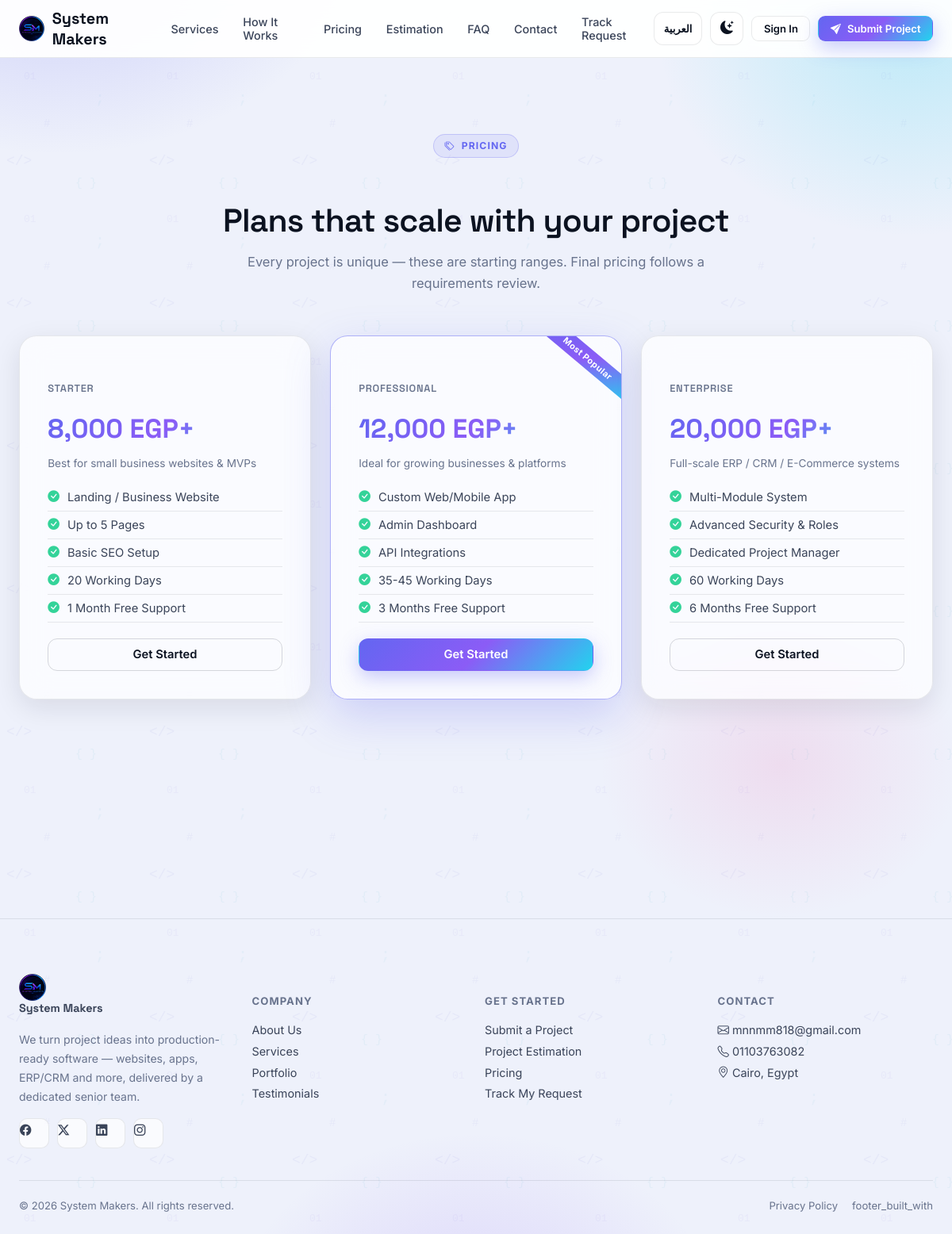
/pricing, run on the app's committed database.
### app/models/content.py (models this page shows, shortened)
class PricingPlan(db.Model):
    __tablename__ = "pricing_plans"
    id = db.Column(db.Integer, primary_key=True)
    name_en = db.Column(db.String(100), nullable=False)
    name_ar = db.Column(db.String(100), nullable=False)
    price_en = db.Column(db.String(50), nullable=False)  # e.g. "8,000 EGP+"
    price_ar = db.Column(db.String(50), nullable=False)  # e.g. "8,000 جنيه+"
    description_en = db.Column(db.String(255))
    description_ar = db.Column(db.String(255))
    features_en = db.Column(db.Text)  # newline separated
    features_ar = db.Column(db.Text)  # newline separated
    is_featured = db.Column(db.Boolean, default=False)
    order = db.Column(db.Integer, default=0)
    is_active = db.Column(db.Boolean, default=True)
    def name(self, lang):
        return self.name_ar if lang == "ar" else self.name_en
    def price(self, lang):
        return self.price_ar if lang == "ar" else self.price_en
    def description(self, lang):
        return self.description_ar if lang == "ar" else self.description_en
    def feature_list(self, lang):
        raw = self.features_ar if lang == "ar" else self.features_en
        return [f.strip() for f in (raw or "").split("\n") if f.strip()]

class SiteSetting(db.Model):
    __tablename__ = "site_settings"
    id = db.Column(db.Integer, primary_key=True)
    key = db.Column(db.String(100), unique=True, nullable=False)
    value = db.Column(db.Text)
    updated_at = db.Column(db.DateTime, default=lambda: datetime.now(timezone.utc),
                            onupdate=lambda: datetime.now(timezone.utc))
    @staticmethod
    def get(key, default=""):
        row = SiteSetting.query.filter_by(key=key).first()
        return row.value if row else default

### app/routes/main.py (the view)
@main_bp.route("/pricing")
def pricing():
    plans = PricingPlan.query.filter_by(is_active=True).order_by(PricingPlan.order).all()
    return render_template("public/pricing.html", plans=plans)

### app/routes/main.py (called while the page is built)
@main_bp.context_processor
def inject_globals():
    return {
        "site_settings": {
            "contact_email": SiteSetting.get("contact_email", current_app.config["PROJECT_MANAGER_EMAIL"]),
            "contact_phone": SiteSetting.get("contact_phone", current_app.config["PROJECT_MANAGER_PHONE"]),
            "contact_address": SiteSetting.get("contact_address", "Cairo, Egypt"),
            "company_name": current_app.config["COMPANY_NAME"],
        }
    }

### app/translations.py (called while the page is built)
def get_translator(lang: str):
    table = TRANSLATIONS.get(lang, TRANSLATIONS["en"])
    fallback = TRANSLATIONS["en"]
    def t(key: str) -> str:
        return table.get(key) or fallback.get(key) or key
    return t

### app/templates/public/pricing.html (shortened to what this page needs)
{% extends "layout_public.html" %}
{% block content %}
<section class="section">
  <div class="container-xl">
    <div style="text-align:center; margin-bottom:52px;" class="reveal">
      <div class="eyebrow" style="margin-left:auto;margin-right:auto;"><i class="bi bi-tags"></i> {{ t('pricing_eyebrow') }}</div>
      <h1 class="section-title">{{ t('pricing_page_title') }}</h1>
      <p class="section-sub" style="margin:0 auto;">{{ t('pricing_sub') }}</p>
    </div>
    <div class="grid-3 reveal">
      {% for p in plans %}
      <div class="glass price-card card-hover {{ 'featured' if p.is_featured else '' }}">
        <h5 class="text-muted-2" style="text-transform:uppercase; font-size:.8rem; letter-spacing:.06em;">{{ p.name(lang) }}</h5>
        <div class="price-value text-grad">{{ p.price(lang) }}</div>
        <p class="text-muted-2" style="font-size:.85rem; margin-bottom:18px;">{{ p.description(lang) }}</p>
        {% for f in p.feature_list(lang) %}
        <div class="price-feature"><i class="bi bi-check-circle-fill"></i> {{ f }}</div>
        {% endfor %}
        <a href="{{ url_for('main.project_request') }}" class="btn {{ 'btn-grad' if p.is_featured else 'btn-outline' }} btn-block" style="margin-top:20px;">{{ t('get_started') }}</a>
      </div>
      {% endfor %}
    </div>
  </div>
</section>
{% endblock %}

### app/templates/partials/footer.html
<footer class="footer">
  <div class="container-xl">
    <div class="grid-4" style="margin-bottom:40px;">
      <div>
        <a href="{{ url_for('main.home') }}" class="brand" style="margin-bottom:14px;">
          <span class="brand-mark" style="background:transparent; box-shadow:none;"><img src="{{ url_for('static', filename='images/brand/logo_256.png') }}" alt="System Makers" style="width:100%;height:100%;object-fit:contain;"></span>
          {{ site_settings.company_name if site_settings else 'System Makers' }}
        </a>
        <p class="text-muted-2" style="font-size:.88rem; line-height:1.7; max-width:280px;">
          {{ t('footer_tagline') }}
        </p>
        <div style="display:flex; gap:10px; margin-top:16px;">
          <a href="#" class="social-icon"><i class="bi bi-facebook"></i></a>
          <a href="#" class="social-icon"><i class="bi bi-twitter-x"></i></a>
          <a href="#" class="social-icon"><i class="bi bi-linkedin"></i></a>
          <a href="#" class="social-icon"><i class="bi bi-instagram"></i></a>
        </div>
      </div>
      <div>
        <h6>{{ t('footer_company') }}</h6>
        <a href="{{ url_for('main.home') }}#about">{{ t('footer_about') }}</a>
        <a href="{{ url_for('main.services') }}">{{ t('nav_services') }}</a>
        <a href="{{ url_for('main.home') }}#portfolio">{{ t('footer_portfolio') }}</a>
        <a href="{{ url_for('main.home') }}#testimonials">{{ t('footer_testimonials') }}</a>
      </div>
      <div>
        <h6>{{ t('footer_get_started') }}</h6>
        <a href="{{ url_for('main.project_request') }}">{{ t('footer_submit_project') }}</a>
        <a href="{{ url_for('main.estimation') }}">{{ t('footer_estimation') }}</a>
        <a href="{{ url_for('main.pricing') }}">{{ t('nav_pricing') }}</a>
        <a href="{{ url_for('main.track_request') }}">{{ t('footer_track') }}</a>
      </div>
      <div>
        <h6>{{ t('footer_contact') }}</h6>
        <a href="mailto:{{ site_settings.contact_email if site_settings else '' }}">
          <i class="bi bi-envelope"></i> {{ site_settings.contact_email if site_settings else 'contact@clientflow.local' }}
        </a>
        <a href="tel:{{ site_settings.contact_phone if site_settings else '' }}">
          <i class="bi bi-telephone"></i> {{ site_settings.contact_phone if site_settings else '' }}
        </a>
        <a href="#"><i class="bi bi-geo-alt"></i> {{ site_settings.contact_address if site_settings else 'Cairo, Egypt' }}</a>
      </div>
    </div>
    <div class="divider"></div>
    <div style="display:flex; justify-content:space-between; flex-wrap:wrap; gap:10px;">
      <span class="text-muted-2" style="font-size:.82rem;">© {{ current_year }} {{ site_settings.company_name if site_settings else 'System Makers' }}. {{ t('footer_rights') }}</span>
      <div style="display:flex; gap:18px; align-items:center;">
        <a href="{{ url_for('main.privacy_policy') }}" class="text-muted-2" style="font-size:.82rem; padding:0;">{{ t('footer_privacy') }}</a>
        <span class="text-muted-2" style="font-size:.82rem;">{{ t('footer_built_with') }}</span>
      </div>
    </div>
  </div>
</footer>

### data on the page
PricingPlan: name "STARTER", description "Best for small business websites & MVPs", f "Landing / Business Website" "Up to 5 Pages" "Basic SEO Setup" "20 Working Days" "1 Month Free Support", t "Get Started"
PricingPlan: name "PROFESSIONAL", description "Ideal for growing businesses & platforms", f "Custom Web/Mobile App" "Admin Dashboard" "API Integrations" "35-45 Working Days" "3 Months Free Support", t "Get Started"
PricingPlan: name "ENTERPRISE", description "Full-scale ERP / CRM / E-Commerce systems", f "Multi-Module System" "Advanced Security & Roles" "Dedicated Project Manager" "60 Working Days" "6 Months Free Support", t "Get Started"
SiteSetting: value "mnnmm818@gmail.com"
SiteSetting: value "01103763082"
SiteSetting: value "Cairo, Egypt"

### other printed values
{{ site_settings.company_name if site_settings else 'System Makers' }} "System Makers"
{{ t('nav_services') }} "Services"
{{ t('nav_how_it_works') }} "How It Works"
{{ t('nav_pricing') }} "Pricing"
{{ t('nav_estimation') }} "Estimation"
{{ t('nav_faq') }} "FAQ"
{{ t('nav_contact') }} "Contact"
{{ t('nav_track') }} "Track Request"
{{ t('lang_switch') }} "العربية"
{{ t('nav_sign_in') }} "Sign In"
{{ t('nav_submit_project') }} "Submit Project"
{{ t('pricing_eyebrow') }} "PRICING"
{{ t('pricing_page_title') }} "Plans that scale with your project"
{{ t('pricing_sub') }} "Every project is unique — these are starting ranges. Final pricing follows a requirements review."
{{ t('footer_tagline') }} "We turn project ideas into production-ready software — websites, apps, ERP/CRM and more, delivered by a dedicated senior team."
